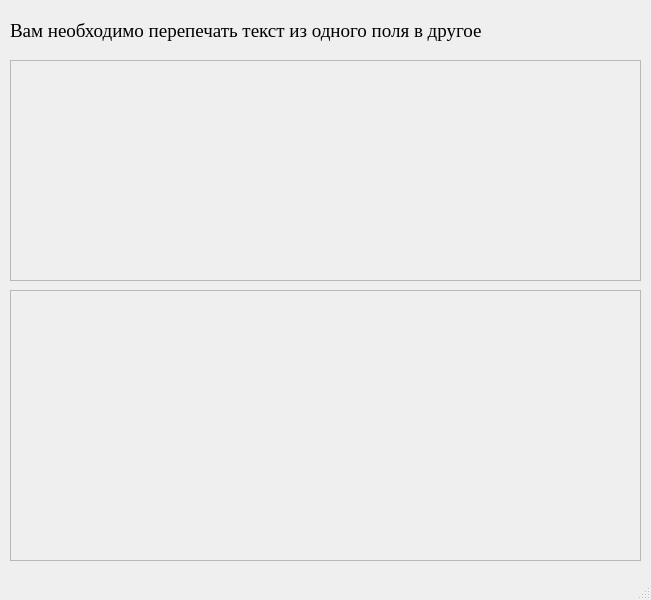
<?xml version="1.0" encoding="UTF-8"?>
<ui version="4.0">
 <class>mainWindow</class>
 <widget class="QMainWindow" name="mainWindow">
  <property name="enabled">
   <bool>true</bool>
  </property>
  <property name="geometry">
   <rect>
    <x>0</x>
    <y>0</y>
    <width>651</width>
    <height>600</height>
   </rect>
  </property>
  <property name="windowTitle">
   <string>Стандартный режим</string>
  </property>
  <widget class="QWidget" name="centralwidget">
   <widget class="QLabel" name="greet_stand">
    <property name="geometry">
     <rect>
      <x>10</x>
      <y>20</y>
      <width>481</width>
      <height>21</height>
     </rect>
    </property>
    <property name="font">
     <font>
      <family>Times New Roman</family>
      <pointsize>14</pointsize>
     </font>
    </property>
    <property name="text">
     <string>Вам необходимо перепечать текст из одного поля в другое</string>
    </property>
   </widget>
   <widget class="QTextBrowser" name="field1">
    <property name="enabled">
     <bool>false</bool>
    </property>
    <property name="geometry">
     <rect>
      <x>10</x>
      <y>60</y>
      <width>631</width>
      <height>221</height>
     </rect>
    </property>
    <property name="font">
     <font>
      <family>Times New Roman</family>
      <pointsize>12</pointsize>
     </font>
    </property>
    <property name="styleSheet">
     <string notr="true">color: rgb(0, 0, 0);</string>
    </property>
   </widget>
   <widget class="QTextBrowser" name="field2">
    <property name="enabled">
     <bool>false</bool>
    </property>
    <property name="geometry">
     <rect>
      <x>10</x>
      <y>290</y>
      <width>631</width>
      <height>271</height>
     </rect>
    </property>
    <property name="font">
     <font>
      <family>Times New Roman</family>
      <pointsize>12</pointsize>
     </font>
    </property>
    <property name="styleSheet">
     <string notr="true">color: rgb(0, 0, 0);</string>
    </property>
   </widget>
  </widget>
  <widget class="QMenuBar" name="menubar">
   <property name="geometry">
    <rect>
     <x>0</x>
     <y>0</y>
     <width>651</width>
     <height>21</height>
    </rect>
   </property>
  </widget>
  <widget class="QStatusBar" name="statusbar"/>
 </widget>
 <resources/>
 <connections/>
</ui>
